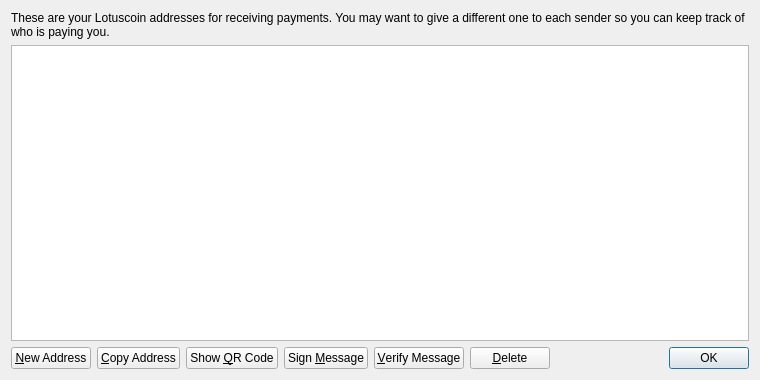
<?xml version="1.0" encoding="UTF-8"?>
<ui version="4.0">
 <class>AddressBookPage</class>
 <widget class="QWidget" name="AddressBookPage">
  <property name="geometry">
   <rect>
    <x>0</x>
    <y>0</y>
    <width>760</width>
    <height>380</height>
   </rect>
  </property>
  <property name="windowTitle">
   <string>Address Book</string>
  </property>
  <layout class="QVBoxLayout" name="verticalLayout">
   <item>
    <widget class="QLabel" name="labelExplanation">
     <property name="text">
      <string>These are your Lotuscoin addresses for receiving payments. You may want to give a different one to each sender so you can keep track of who is paying you.</string>
     </property>
     <property name="textFormat">
      <enum>Qt::PlainText</enum>
     </property>
     <property name="wordWrap">
      <bool>true</bool>
     </property>
    </widget>
   </item>
   <item>
    <widget class="QTableView" name="tableView">
     <property name="contextMenuPolicy">
      <enum>Qt::CustomContextMenu</enum>
     </property>
     <property name="toolTip">
      <string>Double-click to edit address or label</string>
     </property>
     <property name="tabKeyNavigation">
      <bool>false</bool>
     </property>
     <property name="alternatingRowColors">
      <bool>true</bool>
     </property>
     <property name="selectionMode">
      <enum>QAbstractItemView::SingleSelection</enum>
     </property>
     <property name="selectionBehavior">
      <enum>QAbstractItemView::SelectRows</enum>
     </property>
     <property name="sortingEnabled">
      <bool>true</bool>
     </property>
     <attribute name="verticalHeaderVisible">
      <bool>false</bool>
     </attribute>
    </widget>
   </item>
   <item>
    <layout class="QHBoxLayout" name="horizontalLayout">
     <item>
      <widget class="QPushButton" name="newAddressButton">
       <property name="toolTip">
        <string>Create a new address</string>
       </property>
       <property name="text">
        <string>&amp;New Address</string>
       </property>
       <property name="icon">
        <iconset resource="../bitcoin.qrc">
         <normaloff>:/icons/add</normaloff>:/icons/add</iconset>
       </property>
      </widget>
     </item>
     <item>
      <widget class="QPushButton" name="copyToClipboard">
       <property name="toolTip">
        <string>Copy the currently selected address to the system clipboard</string>
       </property>
       <property name="text">
        <string>&amp;Copy Address</string>
       </property>
       <property name="icon">
        <iconset resource="../bitcoin.qrc">
         <normaloff>:/icons/editcopy</normaloff>:/icons/editcopy</iconset>
       </property>
      </widget>
     </item>
     <item>
      <widget class="QPushButton" name="showQRCode">
       <property name="text">
        <string>Show &amp;QR Code</string>
       </property>
       <property name="icon">
        <iconset resource="../bitcoin.qrc">
         <normaloff>:/icons/qrcode</normaloff>:/icons/qrcode</iconset>
       </property>
      </widget>
     </item>
     <item>
      <widget class="QPushButton" name="signMessage">
       <property name="toolTip">
        <string>Sign a message to prove you own a Lotuscoin address</string>
       </property>
       <property name="text">
        <string>Sign &amp;Message</string>
       </property>
       <property name="icon">
        <iconset resource="../bitcoin.qrc">
         <normaloff>:/icons/edit</normaloff>:/icons/edit</iconset>
       </property>
      </widget>
     </item>
     <item>
      <widget class="QPushButton" name="verifyMessage">
       <property name="toolTip">
        <string>Verify a message to ensure it was signed with a specified Lotuscoin address</string>
       </property>
       <property name="text">
        <string>&amp;Verify Message</string>
       </property>
       <property name="icon">
        <iconset resource="../bitcoin.qrc">
         <normaloff>:/icons/transaction_0</normaloff>:/icons/transaction_0</iconset>
       </property>
      </widget>
     </item>
     <item>
      <widget class="QPushButton" name="deleteButton">
       <property name="toolTip">
        <string>Delete the currently selected address from the list</string>
       </property>
       <property name="text">
        <string>&amp;Delete</string>
       </property>
       <property name="icon">
        <iconset resource="../bitcoin.qrc">
         <normaloff>:/icons/remove</normaloff>:/icons/remove</iconset>
       </property>
      </widget>
     </item>
     <item>
      <spacer name="horizontalSpacer">
       <property name="orientation">
        <enum>Qt::Horizontal</enum>
       </property>
       <property name="sizeHint" stdset="0">
        <size>
         <width>40</width>
         <height>20</height>
        </size>
       </property>
      </spacer>
     </item>
     <item>
      <widget class="QDialogButtonBox" name="buttonBox">
       <property name="sizePolicy">
        <sizepolicy hsizetype="Maximum" vsizetype="Fixed">
         <horstretch>0</horstretch>
         <verstretch>0</verstretch>
        </sizepolicy>
       </property>
       <property name="standardButtons">
        <set>QDialogButtonBox::Ok</set>
       </property>
      </widget>
     </item>
    </layout>
   </item>
  </layout>
 </widget>
 <resources>
  <include location="../bitcoin.qrc"/>
 </resources>
 <connections/>
</ui>
